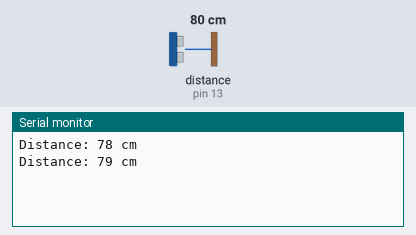
A sketch run on a simulated Arduino Uno, built with avr-gcc and run on an emulated ATmega328P. Parts: the last lines printed to the serial monitor. Wiring (inferred from the names in the program): ultrasonic range finder: trigger pin 15; echo pin 13. Inputs (shaded band) come from the test bench; at power-on: distance to the obstacle (sensor on pin 13) 80 cm. The echo pulse lasts 58.3 µs per cm.

Above: at 1.8 s.
1.9 s: distance to the obstacle (sensor on pin 13) set to 2 cm
At 2.8 s:
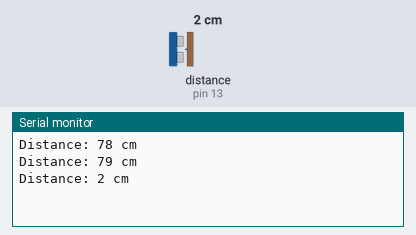
3.4 s: distance to the obstacle (sensor on pin 13) set to 4 cm
At 4.8 s:
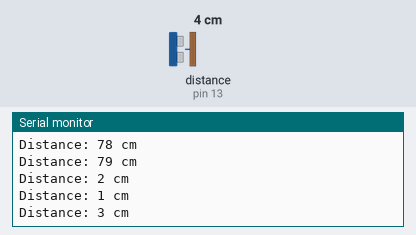
Timing chart, 0 to 6.4 s (numbered marks = the images above; inputs shaded):
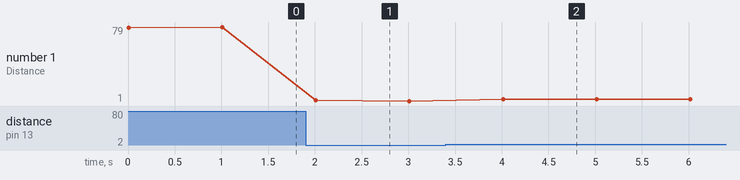

The sketch:

3.ultrasonic.ino
```cpp
#define trigger_pin 15 //D8
#define Echo_pin 13 //D7

long duration;
int distance;

void setup() {
pinMode(trigger_pin, OUTPUT);
pinMode(Echo_pin, INPUT);
Serial.begin(9600);
}

void loop() {

digitalWrite(trigger_pin, LOW);
delayMicroseconds(2);

digitalWrite(trigger_pin, HIGH);
delayMicroseconds(10);
digitalWrite(trigger_pin, LOW);

duration = pulseIn(Echo_pin, HIGH); // save time duration value in "duration variable
distance= duration*0.034/2; //Convert pulse duration into distance

Serial.print("Distance: ");
Serial.print(distance);
Serial.println(" cm");
delay(1000);
}
```

Measured:
- after the input at 1.9 s, the serial monitor: prints a new line after 0.11 s (image 1)
- after the input at 3.4 s, the serial monitor: prints a new line after 0.61 s (image 2)
- plotted number 1: 79 → 1 after the input at 1.9 s, 1 → 3 after the input at 3.4 s
